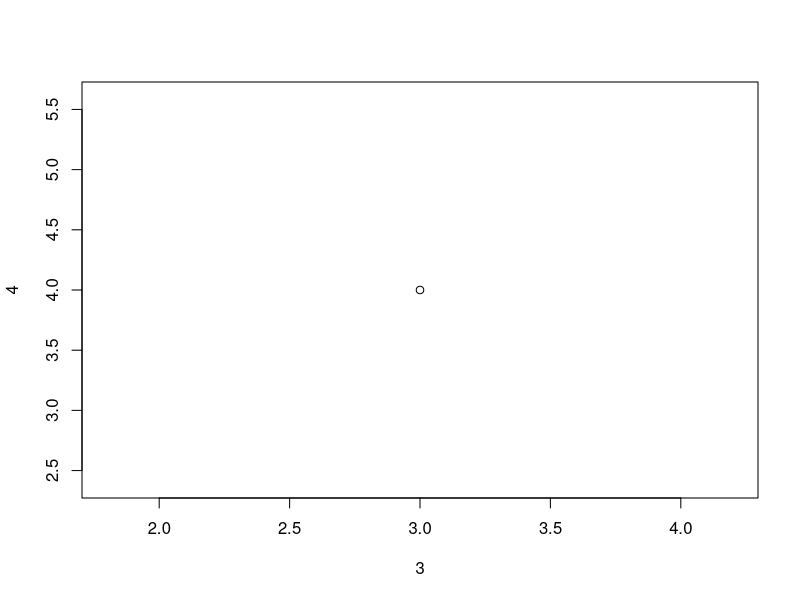
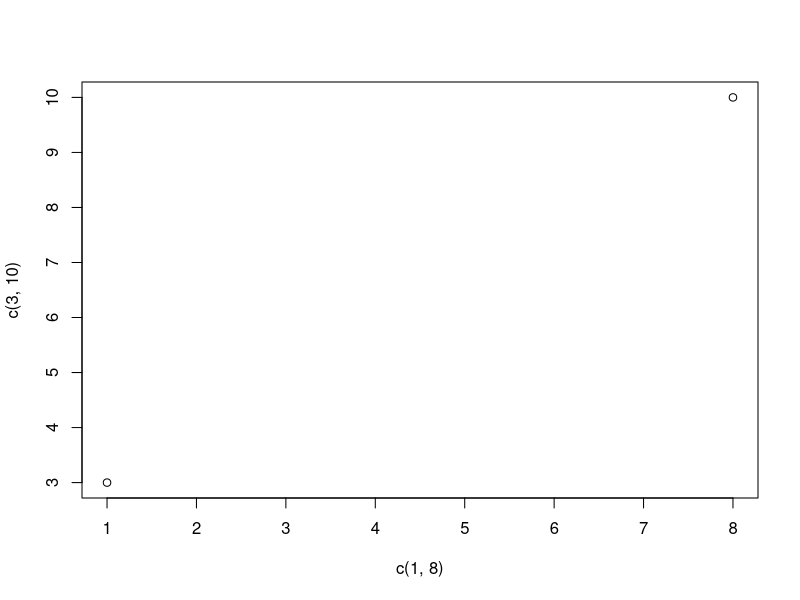
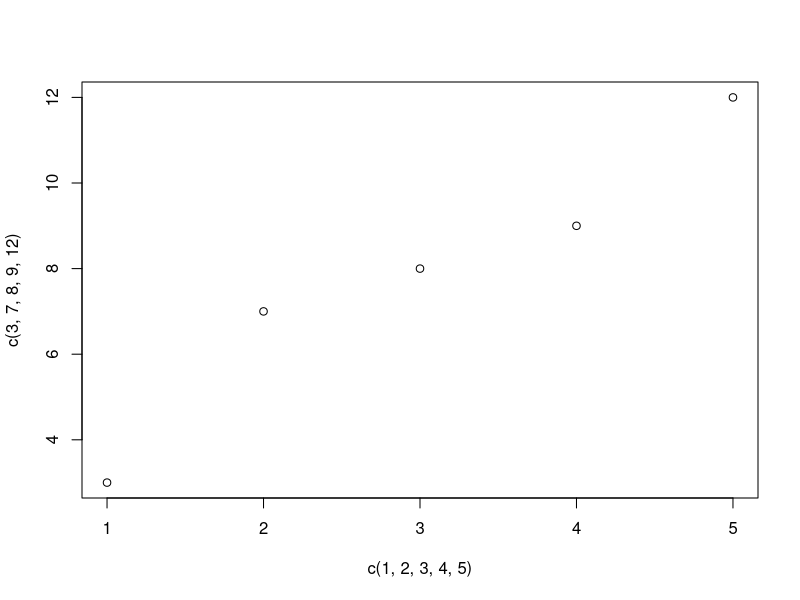
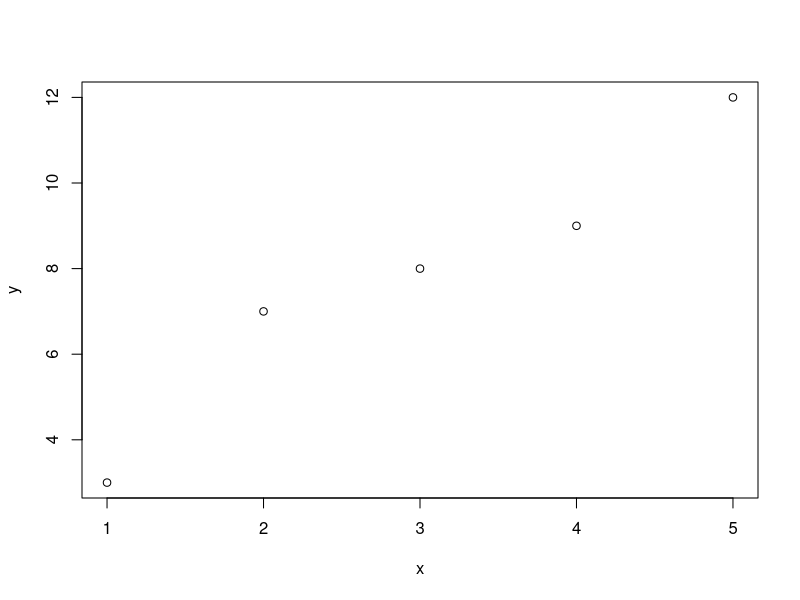
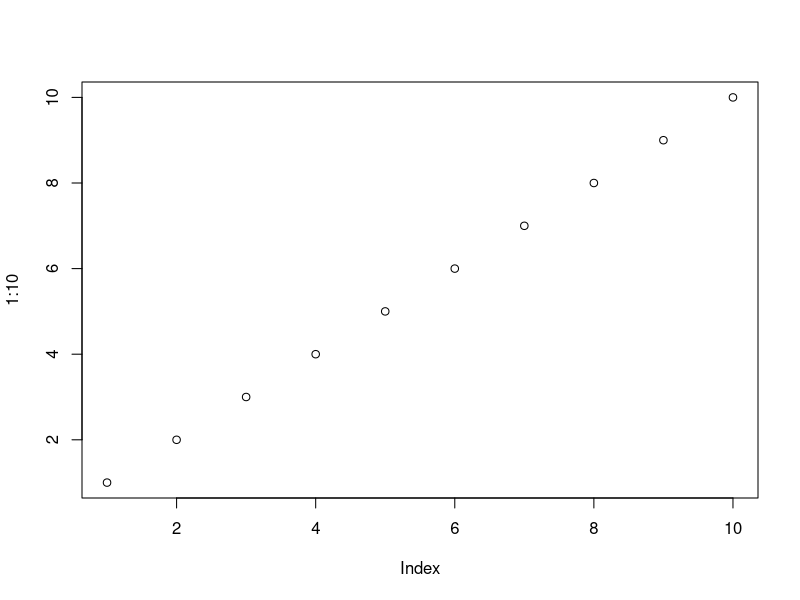
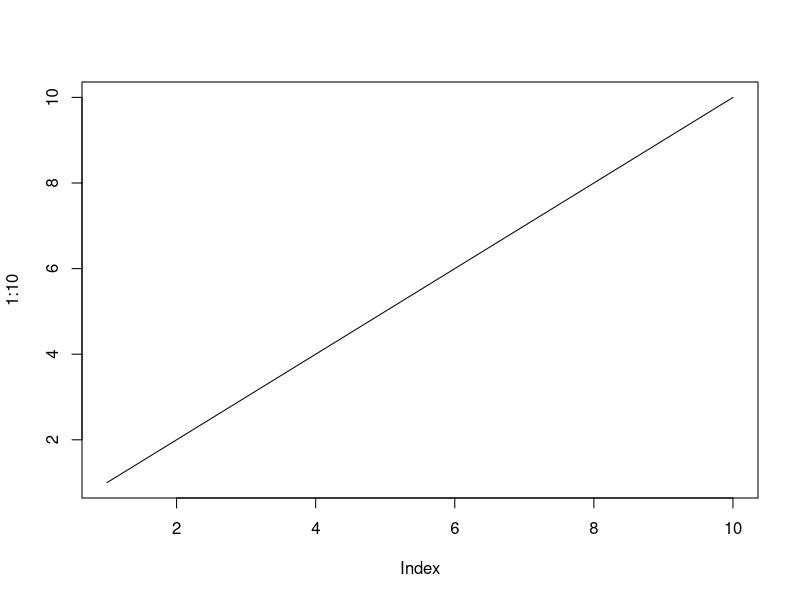
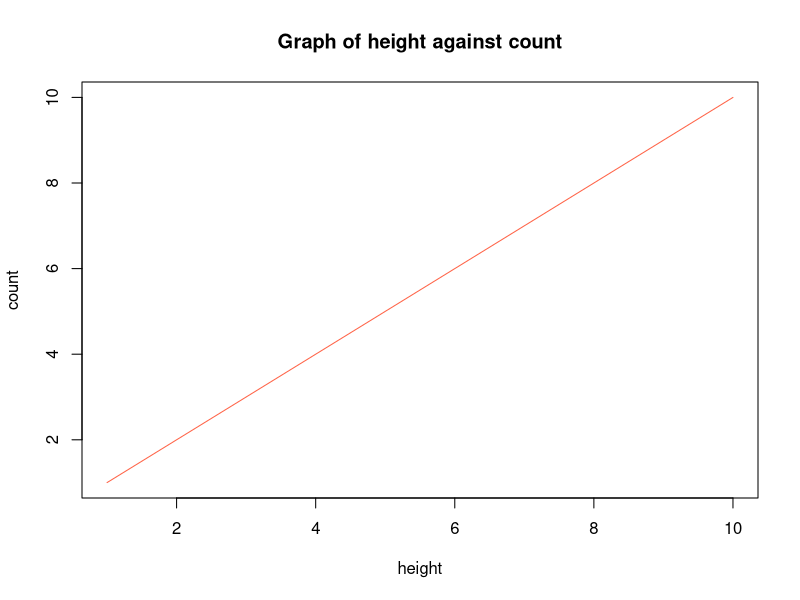
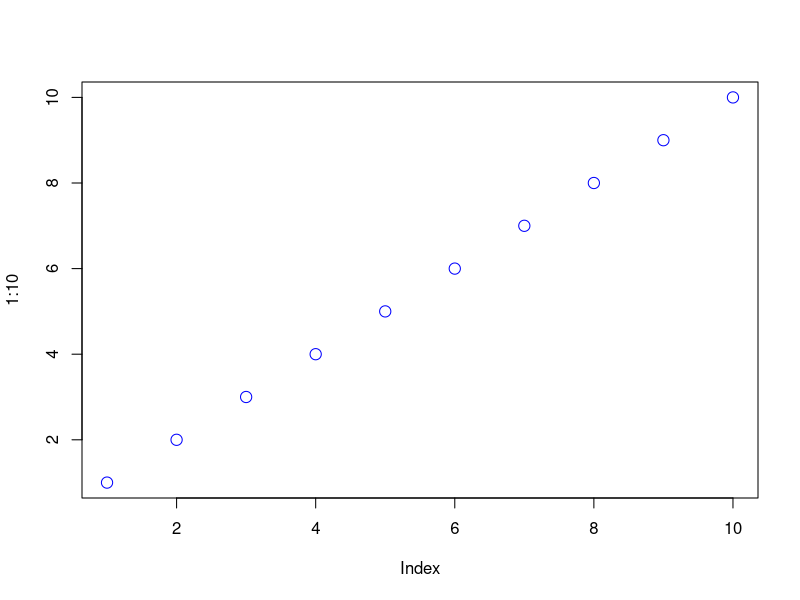

Reproduce these figures in R, in order.
# The plot() function in R is used to draw points (or lines) on a diagram.
# It takes two main parameters: the x-coordinates and the y-coordinates.

# Plot a single point where x = 3 and y = 4
plot(3, 4)   # This creates a scatterplot with one point (3,4).
# By default, R also adds axis scales around the point.

# Plot two points: (1,3) and (8,10)
plot(c(1, 8), c(3, 10))   # The first vector c(1,8) gives x-values.
# The second vector c(3,10) gives y-values.
# This results in two plotted points.

# Plot multiple points with five pairs of coordinates:
# (1,3), (2,7), (3,8), (4,9), (5,12)
plot(c(1, 2, 3, 4, 5), c(3, 7, 8, 9, 12)) 
# Here, the first vector is the x-values and the second vector is the y-values.

# For better readability and organization, store values in variables
x <- c(1, 2, 3, 4, 5)     # Define a vector of x-coordinates
y <- c(3, 7, 8, 9, 12)    # Define a vector of y-coordinates

# Plot the points using the variables
plot(x, y)   # This produces the same result as the previous command,
# but is cleaner, easier to read, and more manageable when
# working with larger datasets.

# Plot numbers from 1 to 10 on the y-axis against their index (1 to 10) on the x-axis
plot(1:10)   
# By default, this creates a scatter plot of points (1,1), (2,2), ..., (10,10).
# The x-values are 1:10 and the y-values are also 1:10.

# Plot the same numbers, but connect them with a line instead of just points
plot(1:10, type="l")  
# The argument type="l" tells R to draw lines instead of points.
# This produces a line graph that goes from (1,1) to (10,10).

# Add labels and a title to make the plot more informative
plot(1:10, type="l", xlab="height", ylab="count", main="Graph of height against count", col="tomato") 
# type="l": makes it a line graph
# xlab="height": labels the x-axis as "height"
# ylab="count": labels the y-axis as "count"
# main="Graph of height against count": adds a title to the plot
# col="tomato": makes the line coloured 

# Use cex=number to change the size of the points 
# (1 is default, while 0.5 means 50% smaller, and 2 means 100% larger)
plot(1:10, col="blue", cex=1.5)

# Use pch with a value from 0 to 25 to change the point shape format:

plot(1:40, col="red", pch=23, cex=1.5)

plot(1:40, col="red", pch=20, cex=1.5)



# Making a line graph

plot(1:100, col="skyblue", type="l", lwd=4, lty=3)
# plot(1:100): creates a sequence of numbers from 1 to 100
# col="skyblue": changes the color of the line to sky blue
# type="l": tells R to draw a line instead of just points
# lwd=4: increases the line width (default is 1, so 4 means much thicker)
# the lty parameter controls the style of the line.
# lty=3: makes the line dotted
# Demonstrating different line styles with lty parameter

# lty = 0 : blank (no line)
# lty = 1 : solid line (default)
# lty = 2 : dashed line
# lty = 3 : dotted line
# lty = 4 : dot-dash line
# lty = 5 : long-dash line
# lty = 6 : two-dash line

# display more than one line in a graph
# use the plot() function together with the lines() function
line1 <- c(1,2,4,5,6,8,7)
line2 <- c(2,3,4,5,7,8,9)
plot(line1, type="l", col="blue")
lines(line2, type="l", col="red")


# Scatter Plots
# A scatter plot is a type of plot used to display the relationship between two numerical variables
# It needs two vectors of same length
# one for the x-axis (horizontal) and one for the y-axis (vertical)

x <- c(5,7,8,7,2,2,9,4,11,12,9,6)
y <- c(99,86,87,88,111,103,87,94,78,77,85,86)

plot(x, y, main="Observation of Cars", xlab="Car Age", ylab="Car Speed")


# Day 1 data (12 cars)
# x1 = ages of cars, y1 = speeds of cars
x1 <- c(5,7,8,7,2,2,9,4,11,12,9,6)
y1 <- c(99,86,87,88,111,103,87,94,78,77,85,86)

# Day 2 data (15 cars)
# x2 = ages of cars, y2 = speeds of cars
x2 <- c(2,2,8,1,15,8,12,9,7,3,11,4,7,14,12)
y2 <- c(100,105,84,105,90,99,90,95,94,100,79,112,91,80,85)

# Plot both datasets on the same graph
# First plot Day 1 data:
# x1 and y1 define car ages vs. speeds
# main = adds a title to the plot
# xlab and ylab = axis labels
# col="red" = points will be red
# cex=2 = makes points larger (default is 1)
plot(x1, y1, 
     main="Observation of Cars", 
     xlab="Car age", 
     ylab="Car speed", 
     col="red", 
     cex=2)

# Add Day 2 data to the same plot:
# points() adds extra points without erasing the first plot
# col="blue" = Day 2 points in blue
# cex=2 = same larger size as Day 1 points
points(x2, y2, col="blue", cex=2)


# Creating pie charts
# Define the values for the pie chart
pie_values <- c(10, 20, 5, 25, 40) # Each number represents the size of a slice

# The pie() function takes the numeric vector and
# divides the circle proportionally to the values
pie(pie_values)

# Define the values (proportions for each slice)
x <- c(10,20,30,40)

# Define the labels for each slice
labels <-  c("tax", "Petroleum", "Agriculture","Security")

# Define colors for each slice
colors <- c("blue", "yellow", "green", "black")

# Create the pie chart
# x = slice values
# init.angle = 90 rotates the start position of the pie to the top (12 o’clock)
# labels = adds labels to each slice
# main = adds a title to the chart
# col = assigns colors to each slice
pie(x, init.angle = 90, label=labels, main="Revenue", col=colors)

# Add a legend to identify colors
# "bottomleft" = position of the legend
# labels = text inside the legend
# fill = colors corresponding to each label
legend("bottomleft", labels, fill = colors, cex=0.8)

# The legend can be positioned as either:
  
# bottomright
# bottom 
# bottomleft
# left
# topleft
# top
# topright 
# right 
# center

# A bar chart can be created using barplot()
# x-axis values

# Categories for the x-axis (bar labels)
x <- c("A", "B", "C", "D")

# Heights of the bars (y-axis values)
y <- c(2, 4, 6, 8)

# Create the bar chart
# - y = heights of bars
# - names.arg = labels to display below each bar
barplot(y, names.arg = x, col="tomato", density=20)

# Categories (x-axis labels)
x <- c("E", "F", "G", "H")

# Heights of bars
y <- c(10, 13, 20, 30)

# Create bar chart
# - names.arg = labels under each bar
# - width = controls the thickness of each bar
barplot(y, names.arg = x, width = c(2, 4, 6, 8))
